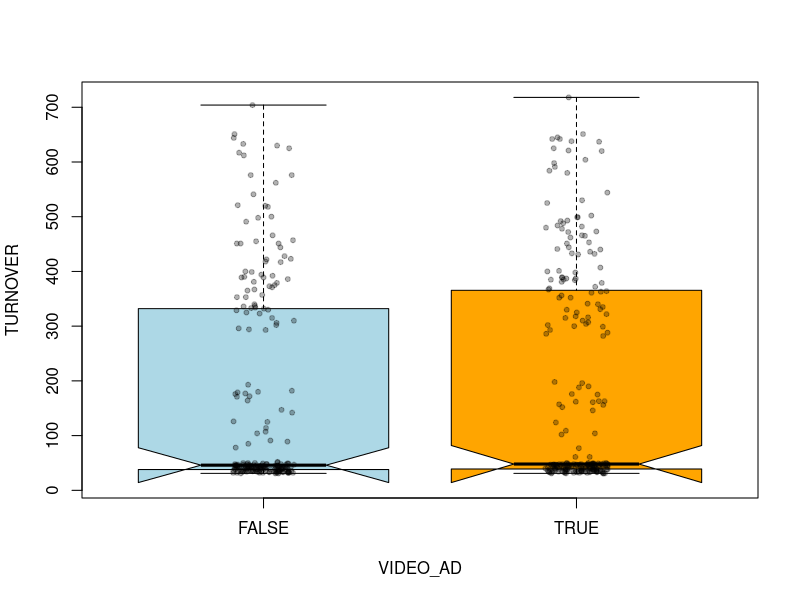

Here is the R script that generated this plot:
# ==============================================================================
# ETAPA 4: Etapa de Comprender los Datos (Perfilado/EDA)
# Proyecto: Análisis de Efectividad de Campañas de Marketing
# Stakeholder: Equipo de Marketing
# Dataset: onlineshop_clean.csv
# ==============================================================================

# Carga de la data limpia generada en el paso anterior
datos_marketing <- read.csv("onlineshop_clean.csv")

# 1. Visualización Robusta: Box-Plot de Ventas por Tipo de Anuncio
# Este gráfico ayudará al Equipo de Marketing a ver el impacto real en el gasto
#boxplot(TURNOVER ~ VIDEO_AD, 
#        data = datos_marketing,
#        main = "Distribución de Gasto: Video Ads vs Otros",
#        xlab = "¿Vio anuncio de video?",
#        ylab = "Log del Volumen de Compra (Euros)",
#        col = c("lightblue", "orange"),
#        notch = TRUE,
#        log = "y")

boxplot(TURNOVER ~ VIDEO_AD,
        data = datos_marketing,
        col = c("lightblue", "orange"),
        notch = TRUE,
        outline = FALSE)

stripchart(TURNOVER ~ VIDEO_AD,
           data = datos_marketing,
           vertical = TRUE,
           method = "jitter",
           pch = 20,
           col = rgb(0,0,0,0.3),
           add = TRUE) # El notch ayuda a ver si las medianas difieren significativamente

# 2. Perfilado de Medidas de Posición (No Paramétricas)
# Calculamos los cuartiles para entender los segmentos de gasto sin sesgos
tapply(datos_marketing$TURNOVER, datos_marketing$VIDEO_AD, summary)

# 3. Análisis de Frecuencia de Conversión (Paso previo a la Etapa 5)
# Tabla de contingencia para ver el éxito por grupo de edad creado en la limpieza
tabla_conversion <- table(datos_marketing$AGE_GROUP, datos_marketing$CONVERTED)
print(tabla_conversion)

# 4. Análisis de Frecuencia por Género
# En procedimiento.Rmd mencionaste segmentar por edad y género. Esto cubre el género.
cat("\n--- Conversiones por Género ---\n")
tabla_genero <- table(datos_marketing$GENDER, datos_marketing$CONVERTED)
print(tabla_genero)

# 5. Análisis de Riesgo: Devoluciones (SENDBACK) vs Tipo de Anuncio
# Fundamental para saber si el Video Ad genera impulsividad (ventas que luego se devuelven)
cat("\n--- Tasa de Devoluciones según Anuncio ---\n")
tabla_devoluciones <- table(datos_marketing$VIDEO_AD, datos_marketing$SENDBACK)
print(tabla_devoluciones)
# Mostrar en porcentaje por fila para mejor lectura:
print(round(prop.table(tabla_devoluciones, margin = 1) * 100, 2))
